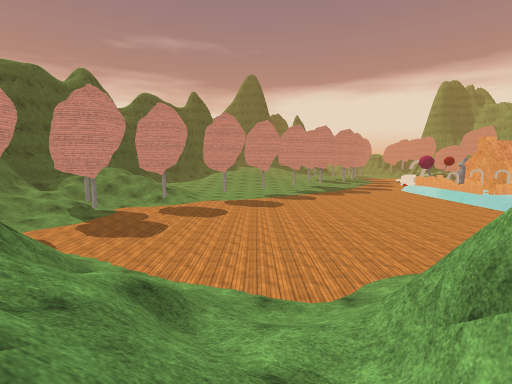
view 1 (above)

24 first-person views from a walk through a Unity game level. The camera is 1.2 m above the floor, tilts 6° down and sees 85° across. The floor is counted in squares, 2 m on a side. Each view is taken from the middle of a square. On the plan, view 1 faces up. The plan holds only what a view shows up to about 9 squares ahead; the rest is blank. The place goes on beyond the plan. The player character is not drawn. Some surface patterns are stand-ins.

view 2
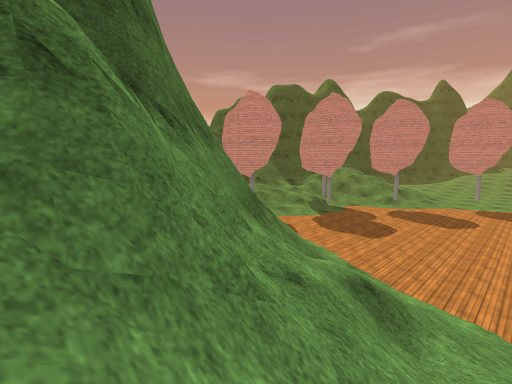

view 3
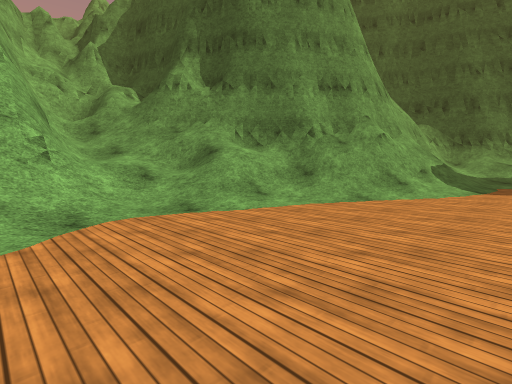

view 4
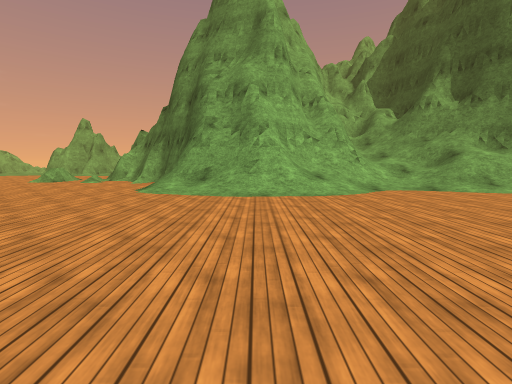

view 5
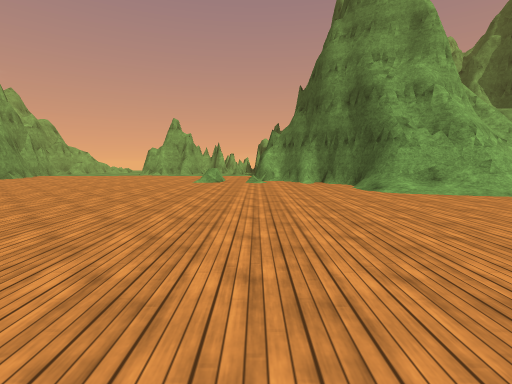

view 6
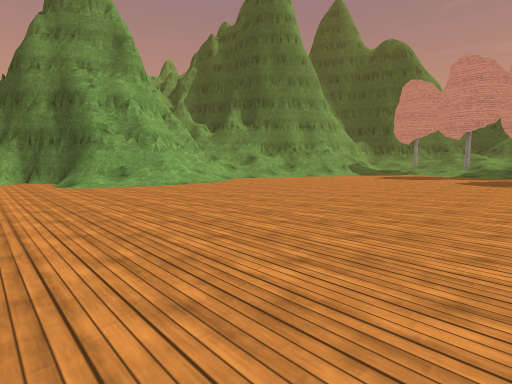

view 7
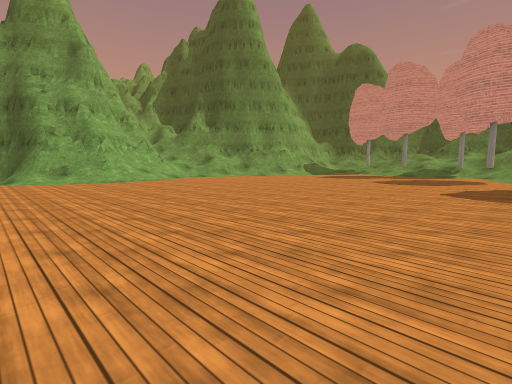

view 8
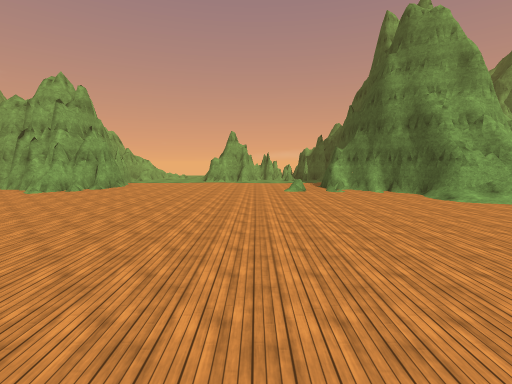

view 9
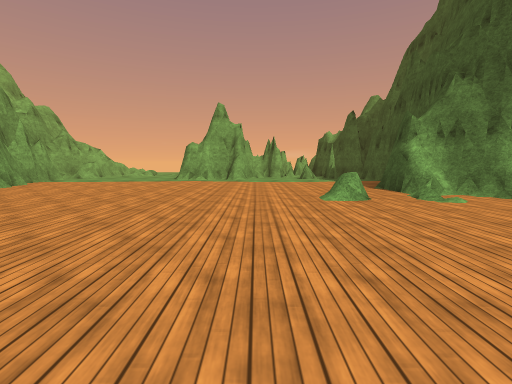

view 10
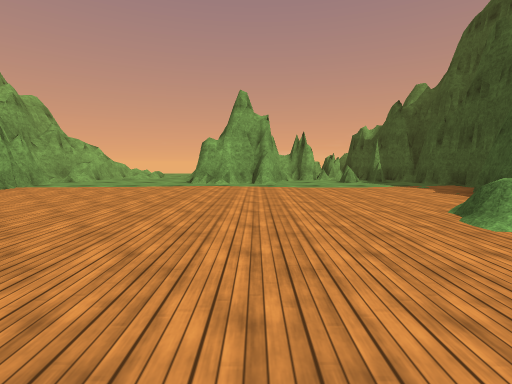

view 11
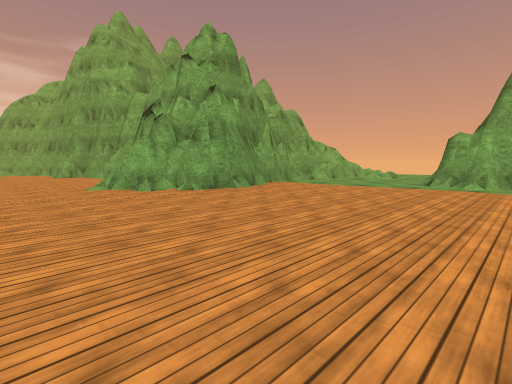

view 12
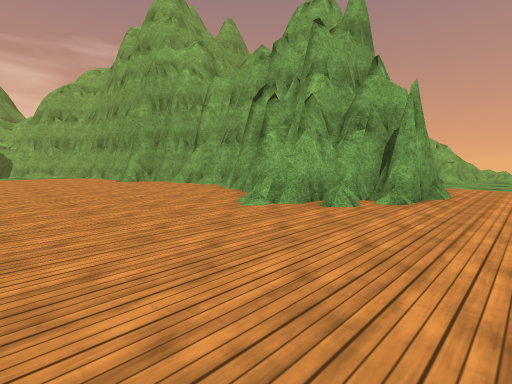

view 13
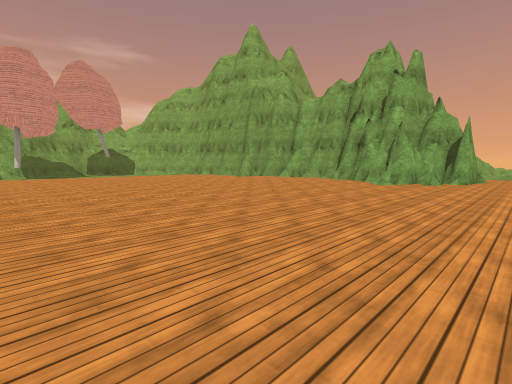

view 14
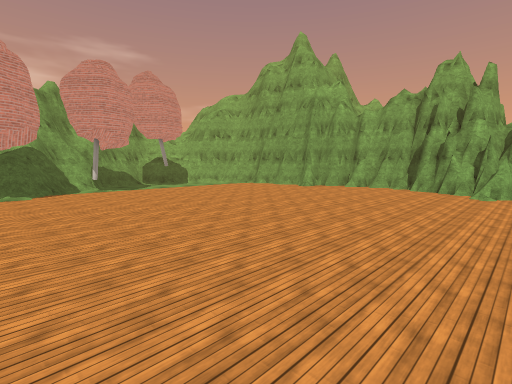

view 15
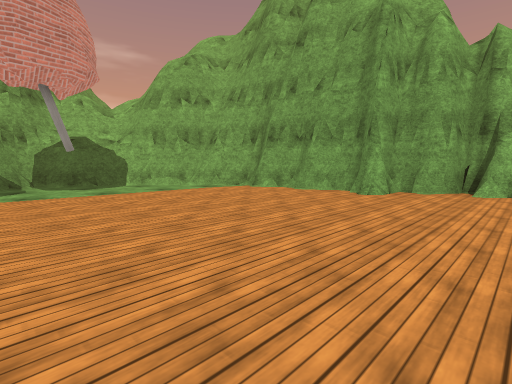

view 16
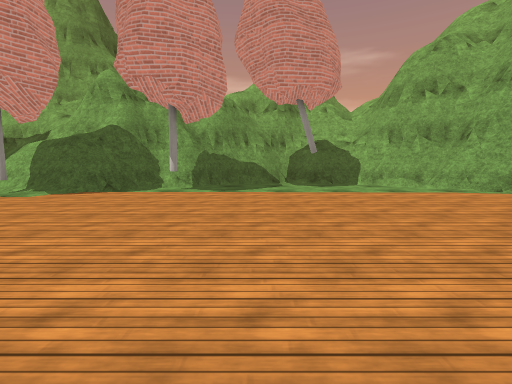

view 17
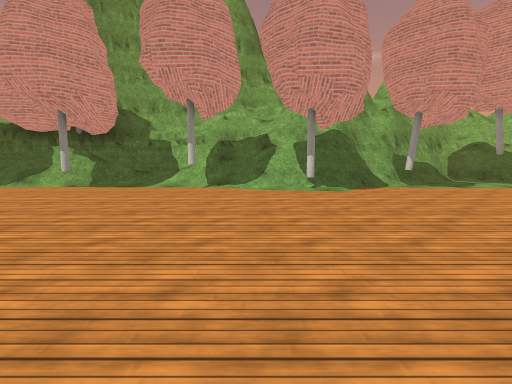

view 18
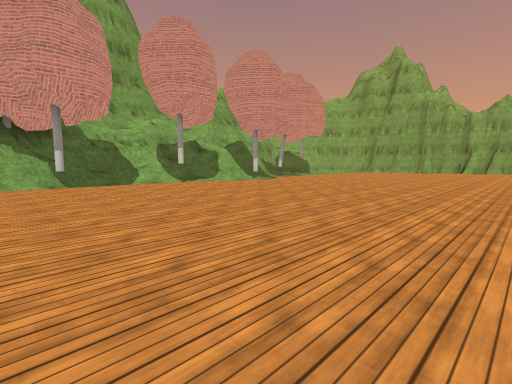

view 19
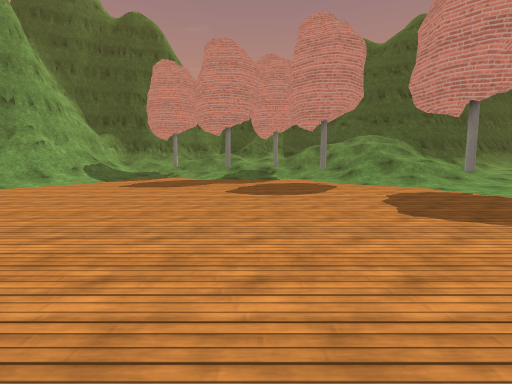

view 20
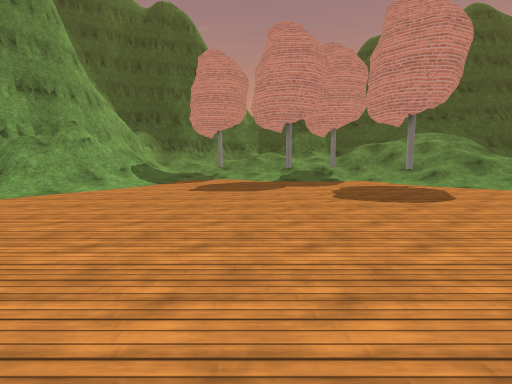

view 21
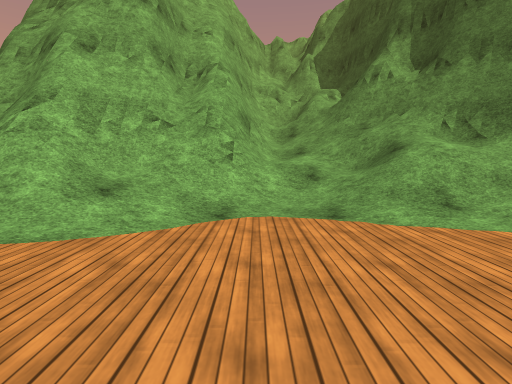

view 22
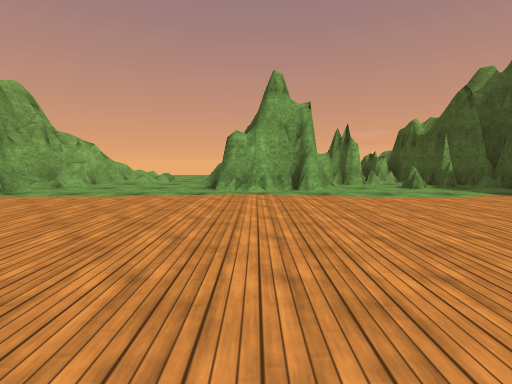

view 23
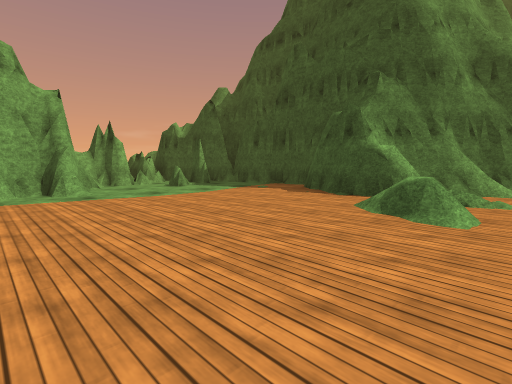

view 24
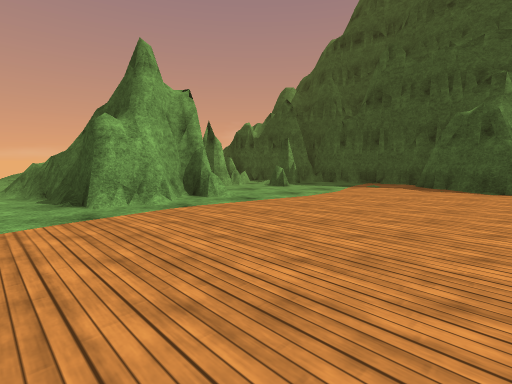

### Floor plan
Key: @ floor where view 1 was taken; # wall or solid block; . main floor; : floor 0.25 m higher than the main floor; / step, stairs or slope; = window, fence, low wall or low ledge; ^ raised ledge.
Columns run from 6 left of view 1 to 33 right of it. Each row starts with its distance up from view 1.
 19                             ......../##
 18   /:                        ........#/#
 17 ///::                       ........./#
 16 ////:.                      ........./#
 15 ////#..                     ........#/#
 14 ///...........              ........//##
 13 /.#...........              ........//=#
 12 ...............   /      //.........#/##
 11 :..............  .//     ...........=/##
 10 .....................  .............=##
  9 ...................... ...............#
  8 ......................................##
  7 .......................................#
  6 ///....................................#
  5 /==//...../............................#
  4 ^=/////.//=//..........................#
  3  ^^^/////#^##.........................##
  2    ^= /###^##/............:......../###
  1    ^#=/#=^  ##/==........###....#####
  0     #/@=^^   ###.........# ######
 -1     ^#=^     ###.........#
 -2     ^#=^     ##..........#
 -3     ^^^      #...........##
 -4              #.....///....#
 -5              #..#./###....#
 -6              ###=#####...##

Positions as (right, up) in squares from view 1, and headings:
1: (0, 0), facing up
2: (0, 0), facing up-left
3: (2, 7), facing down-left
4: (4, 10), facing down
5: (9, 10), facing down
6: (8, 12), facing down-left
7: (7, 14), facing down-left
8: (12, 12), facing down
9: (12, 6), facing down
10: (13, 4), facing down
11: (13, 4), facing down-right
12: (17, 5), facing down-right
13: (17, 10), facing down-right
14: (19, 12), facing down-right
15: (24, 7), facing down-right
16: (24, 7), facing right
17: (23, 13), facing right
18: (22, 19), facing down-right
19: (4, 11), facing left
20: (3, 9), facing left
21: (1, 7), facing down
22: (14, 2), facing down
23: (14, 2), facing down-left
24: (16, 0), facing down-left
